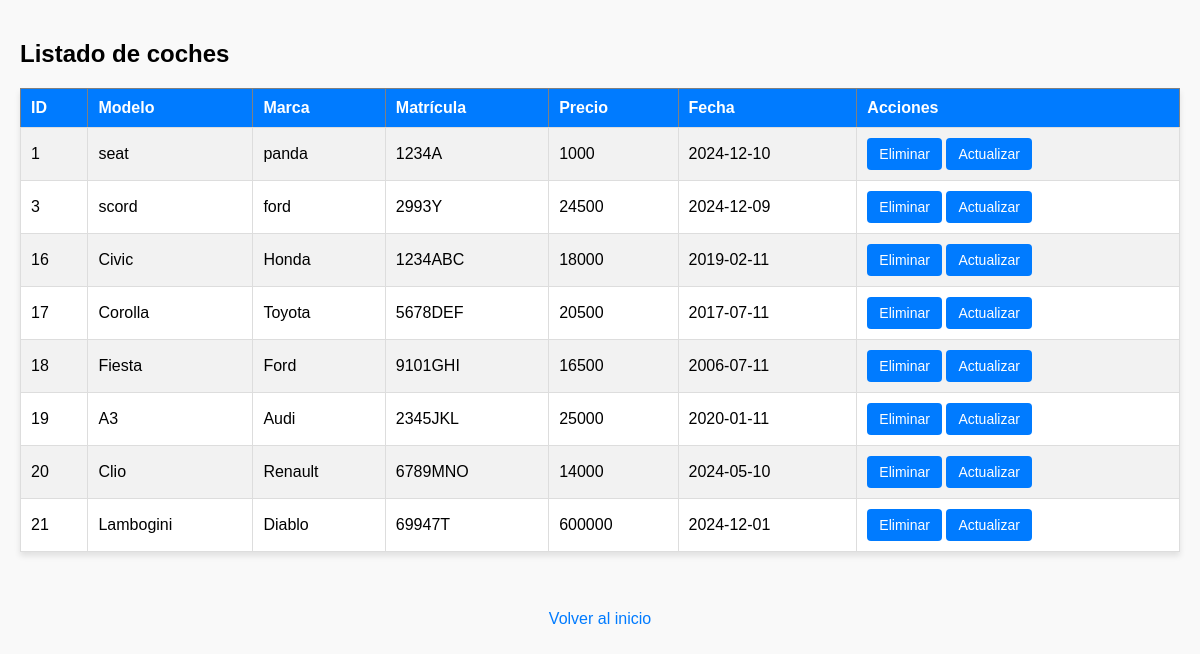
Page /listado_coches.php on the committed database.
### tables this page shows
CREATE TABLE `coches` (
  `id` int(11) NOT NULL,
  `modelo` varchar(100) NOT NULL,
  `marca` varchar(100) NOT NULL,
  `matricula` varchar(10) NOT NULL,
  `precio` float NOT NULL,
  `fecha` date NOT NULL
);

### CocheBBDD.php (called while the page is built, shortened)
<?php
require_once('Coche.php');
class CocheBBDD
{
    private $conexion;
    public function __construct($host, $user, $pass, $bd)
    {
        $this->conexion = new mysqli($host, $user, $pass, $bd);
    }
    public function obtenerCoches()
    {
        $resultados = [];
        $consulta = $this->conexion->query("SELECT * FROM coches");
        while ($fila = $consulta->fetch_assoc()) {
            $resultados[] = new Coche(
                $fila['id'],
                $fila['modelo'],
                $fila['marca'],
                $fila['matricula'],
                $fila['precio'],
                $fila['fecha']
            );
        }
        return $resultados;
    }
}

### Coche.php (called while the page is built, shortened)
<?php
class Coche
{
    private $id;
    private $modelo;
    private $marca;
    private $matricula;
    private $precio;
    private $fecha;
    public function __construct($id, $modelo, $marca, $matricula, $precio, $fecha)
    {
        $this->id = $id;
        $this->modelo = $modelo;
        $this->marca = $marca;
        $this->matricula = $matricula;
        $this->precio = $precio;
        $this->fecha = $fecha;
    }
    public function getId()
    {
        return $this->id;
    }
    public function getModelo()
    {
        return $this->modelo;
    }
    public function getMarca()
    {
        return $this->marca;
    }
    public function getMatricula()
    {
        return $this->matricula;
    }
    public function getPrecio()
    {
        return $this->precio;
    }
    public function getFecha()
    {
        return $this->fecha;
    }
}
?>

### listado_coches.php (the view, shortened to what this page needs)
<?php
require_once 'CocheBBDD.php';
require_once 'Coche.php';
$cocheBBDD = new CocheBBDD('localhost', 'root', 'Ciclo2gs2025', 'prueba');
$coches = $cocheBBDD->obtenerCoches();
?>
<!DOCTYPE html>
<html lang="es">
<head>
    <link rel="stylesheet" href="Css/listado.css">
</head>
<body>
<table border="1">
    <h2>Listado de coches</h2>
    <tr>
        <th>ID</th>
        <th>Modelo</th>
        <th>Marca</th>
        <th>Matrícula</th>
        <th>Precio</th>
        <th>Fecha</th>
        <th>Acciones</th>
    </tr>
    <?php foreach ($coches as $coche): ?>
        <tr>
            <td><?php echo $coche->getId(); ?></td>
            <td><?php echo $coche->getModelo(); ?></td>
            <td><?php echo $coche->getMarca(); ?></td>
            <td><?php echo $coche->getMatricula(); ?></td>
            <td><?php echo $coche->getPrecio(); ?></td>
            <td><?php echo $coche->getFecha(); ?></td>
            <td>
                <form method="POST" style="display:inline;">
                    <input type="submit" name="eliminar" value="Eliminar">
                </form>
                <form method="POST" style="display:inline;">
                    <input type="submit" name="actualizar" value="Actualizar">
                </form>
            </td>
        </tr>
    <?php endforeach; ?>
</table>
<br>
<a href="index.php">Volver al inicio</a>
</body>
</html>

### Css/listado.css (style rules this page uses)
body { font-family: Arial, sans-serif; background-color: #f9f9f9; margin: 0; padding: 20px; }
table { width: 100%; border-collapse: collapse; margin: 20px 0; background-color: #fff; box-shadow: 0px 4px 6px rgba(0, 0, 0, 0.1); }
table th { background-color: #007BFF; color: white; text-align: left; padding: 10px; }
table td { padding: 10px; border: 1px solid #ddd; }
table tr:nth-child(even) { background-color: #f2f2f2; }
input[type="submit"] { background-color: #007BFF; color: white; border: none; padding: 8px 12px; cursor: pointer; border-radius: 4px; font-size: 14px; }
form { margin: 10px 0; }
a { display: block; margin-top: 20px; text-align: center; font-size: 16px; color: #007BFF; text-decoration: none; }

### rows in the picture
coches: id "1", modelo "seat", marca "panda", matricula "1234A", precio "1000", fecha "2024-12-10"
coches: id "3", modelo "scord", marca "ford", matricula "2993Y", precio "24500", fecha "2024-12-09"
coches: id "16", modelo "Civic", marca "Honda", matricula "1234ABC", precio "18000", fecha "2019-02-11"
coches: id "17", modelo "Corolla", marca "Toyota", matricula "5678DEF", precio "20500", fecha "2017-07-11"
coches: id "18", modelo "Fiesta", marca "Ford", matricula "9101GHI", precio "16500", fecha "2006-07-11"
coches: id "19", modelo "A3", marca "Audi", matricula "2345JKL", precio "25000", fecha "2020-01-11"
coches: id "20", modelo "Clio", marca "Renault", matricula "6789MNO", precio "14000", fecha "2024-05-10"
coches: id "21", modelo "Lambogini", marca "Diablo", matricula "69947T", precio "600000", fecha "2024-12-01"
